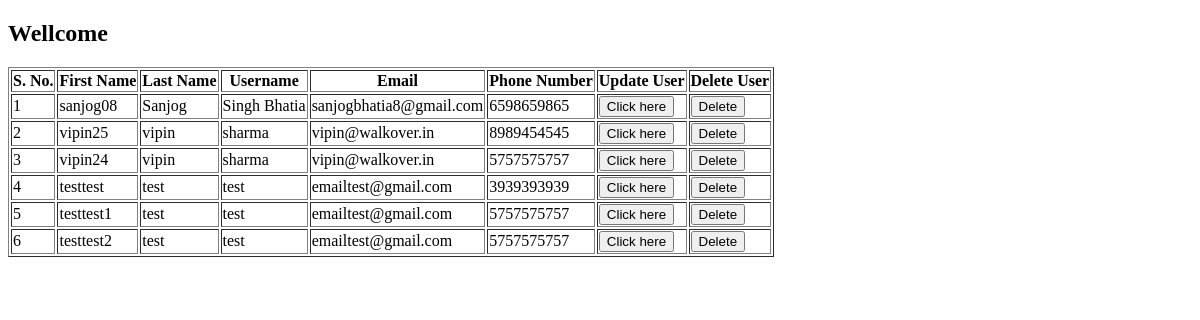
/admin, run on an earlier commit of the app's database.
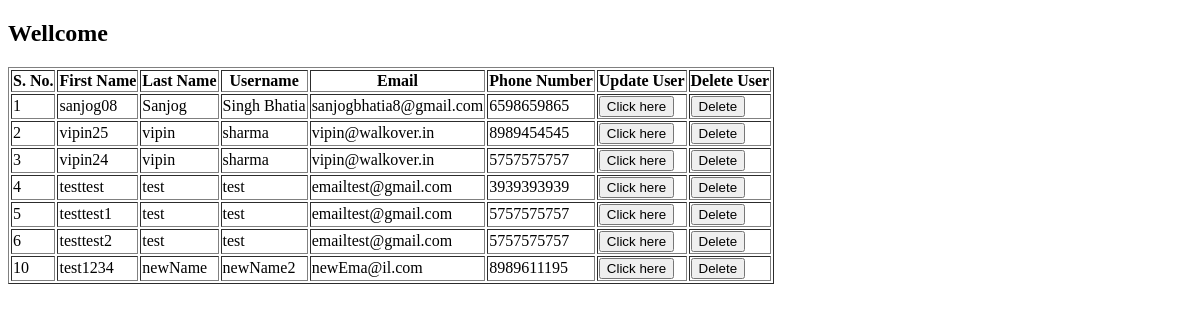
And on a later commit of the database.
### models/userModel.py (models this page shows, shortened)
class userModel(Base):
    __tablename__ = "users"
    snum = Column(Integer, primary_key=True, autoincrement=True)
    username = Column(String)
    firstName = Column(String)
    lastName = Column(String)
    email = Column(String)
    phoneNumber = Column(Integer)
    password = Column(String)
    isAdmin = Column(Boolean, default=False)
    __table_args__ = (UniqueConstraint('username', name='_username_uc'),)
    @staticmethod
    def getAllUsers():
        userData = dbSession.query(userModel).all()
        return userData

### routes.py (the view)
@main.route('/admin')
def admin():
    return adminController.get()

### controllers/adminCon.py (called while the page is built)
    def get():
        userData = userModel.getAllUsers()
        return render_template('adminsPage.html', users = userData)

### templates/adminsPage.html (shortened to what this page needs)
<!DOCTYPE html>
<html lang="en">
<head>
</head>
<body>
    <h2>Wellcome {{username}}</h2>
    <table border=1>
        <tr>
            <th>S. No.</th>
            <th>First Name</th>
            <th>Last Name</th>
            <th>Username</th>
            <th>Email</th>
            <th>Phone Number</th>
            <th>Update User</th>
            <th>Delete User</th>
        </tr>
        {% for user in users %}
        <tr>
            <td>{{ user.snum }}</td>
            <td>{{ user.username }}</td>
            <td>{{ user.firstName }}</td>
            <td>{{ user.lastName }}</td>
            <td>{{ user.email }}</td>
            <td>{{ user.phoneNumber }}</td>
            <td>
                <form action="http://localhost:5000/update" method="POST" style="display:inline;">
                    <button type="submit">Click here</button>
                </form>
            </td>
            <td>
                <form action="http://localhost:5000/delete-user" method="POST" style="display:inline;">
                    <button type="submit">Delete</button>
                </form>
            </td>
        </tr>
        {% endfor %}
    </table>
</body>
</html>

What changed in the data, as far as the page shows it:
added userModel: snum "10", username "test1234", firstName "newName", lastName "newName2", email "newEma@il.com", phoneNumber "8989611195"
